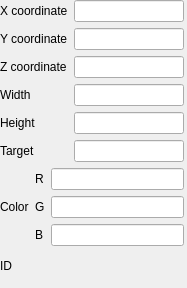
<?xml version="1.0" encoding="UTF-8"?>
<ui version="4.0">
 <class>LineSettings</class>
 <widget class="QWidget" name="LineSettings">
  <property name="geometry">
   <rect>
    <x>0</x>
    <y>0</y>
    <width>187</width>
    <height>288</height>
   </rect>
  </property>
  <property name="windowTitle">
   <string>Form</string>
  </property>
  <widget class="QWidget" name="">
   <property name="geometry">
    <rect>
     <x>0</x>
     <y>0</y>
     <width>184</width>
     <height>279</height>
    </rect>
   </property>
   <layout class="QVBoxLayout" name="verticalLayout_6">
    <item>
     <layout class="QVBoxLayout" name="verticalLayout_5">
      <item>
       <layout class="QHBoxLayout" name="horizontalLayout_2">
        <item>
         <layout class="QVBoxLayout" name="verticalLayout_4">
          <item>
           <widget class="QLabel" name="label">
            <property name="text">
             <string>X coordinate</string>
            </property>
           </widget>
          </item>
          <item>
           <widget class="QLabel" name="label_2">
            <property name="text">
             <string>Y coordinate</string>
            </property>
           </widget>
          </item>
          <item>
           <widget class="QLabel" name="label_3">
            <property name="text">
             <string>Z coordinate</string>
            </property>
           </widget>
          </item>
          <item>
           <widget class="QLabel" name="label_4">
            <property name="text">
             <string>Width</string>
            </property>
           </widget>
          </item>
          <item>
           <widget class="QLabel" name="label_5">
            <property name="text">
             <string>Height</string>
            </property>
           </widget>
          </item>
          <item>
           <widget class="QLabel" name="label_6">
            <property name="text">
             <string>Target</string>
            </property>
           </widget>
          </item>
         </layout>
        </item>
        <item>
         <layout class="QVBoxLayout" name="verticalLayout_3">
          <item>
           <widget class="QLineEdit" name="xPos"/>
          </item>
          <item>
           <widget class="QLineEdit" name="yPos"/>
          </item>
          <item>
           <widget class="QLineEdit" name="zPos"/>
          </item>
          <item>
           <widget class="QLineEdit" name="Width"/>
          </item>
          <item>
           <widget class="QLineEdit" name="Height"/>
          </item>
          <item>
           <widget class="QLineEdit" name="Target"/>
          </item>
         </layout>
        </item>
       </layout>
      </item>
      <item>
       <layout class="QHBoxLayout" name="horizontalLayout">
        <item>
         <widget class="QLabel" name="label_8">
          <property name="text">
           <string>Color</string>
          </property>
         </widget>
        </item>
        <item>
         <layout class="QVBoxLayout" name="verticalLayout_2">
          <item>
           <widget class="QLabel" name="label_9">
            <property name="text">
             <string>R</string>
            </property>
           </widget>
          </item>
          <item>
           <widget class="QLabel" name="label_10">
            <property name="text">
             <string>G</string>
            </property>
           </widget>
          </item>
          <item>
           <widget class="QLabel" name="label_11">
            <property name="text">
             <string>B</string>
            </property>
           </widget>
          </item>
         </layout>
        </item>
        <item>
         <layout class="QVBoxLayout" name="verticalLayout">
          <item>
           <widget class="QLineEdit" name="ColorR"/>
          </item>
          <item>
           <widget class="QLineEdit" name="ColorG"/>
          </item>
          <item>
           <widget class="QLineEdit" name="ColorB"/>
          </item>
         </layout>
        </item>
       </layout>
      </item>
     </layout>
    </item>
    <item>
     <layout class="QHBoxLayout" name="horizontalLayout_3">
      <item>
       <widget class="QLabel" name="label_7">
        <property name="text">
         <string>ID</string>
        </property>
       </widget>
      </item>
      <item>
       <widget class="QLabel" name="ID">
        <property name="text">
         <string/>
        </property>
       </widget>
      </item>
     </layout>
    </item>
   </layout>
  </widget>
 </widget>
 <resources/>
 <connections/>
</ui>
